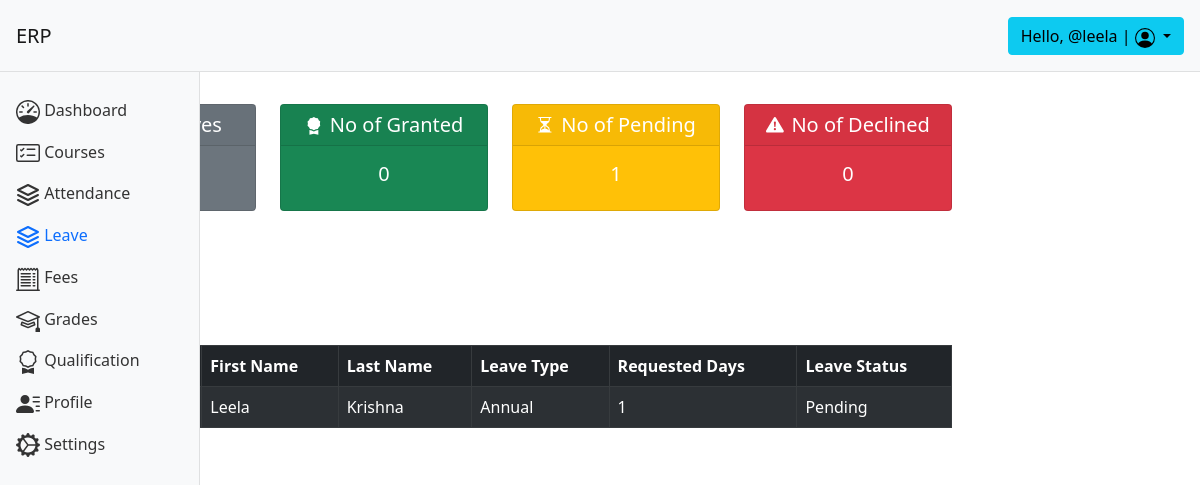
/user/leave/ (signed in), run on the app's committed database.
### leave/models.py (models this page shows, shortened)
class Leave(models.Model):
    class LeaveRequestChoices(models.TextChoices):
        Personal_Leave = 'Personal'
        Annual_Leave = 'Annual'
        Military_Leave = 'Military'
        Pregnancy_Disability_Leave = 'PDL'
    class LeaveStatusChoices(models.TextChoices):
        Pending_Status = 'Pending'
        Approved_Status = 'Approved'
        Declined_Status = 'Declined'
        Cancelled_Status = 'Cancelled'
    e_id = models.ForeignKey(Lecturer, on_delete=models.CASCADE)
    first_name = models.CharField(max_length=200)
    last_name = models.CharField(max_length=200)
    leave_type = models.CharField(max_length=10, choices=LeaveRequestChoices.choices)
    start_date = models.DateField(help_text='Leave begin date')
    end_date = models.DateField(help_text='Leave end date')
    requested_days = models.PositiveIntegerField(default=0, help_text='Total no of leave days requested')
    leave_Status = models.CharField(max_length=10, choices=LeaveStatusChoices.choices,default=LeaveStatusChoices.Pending_Status)
    reason = models.CharField(max_length=500, null=True)

### base/decorators.py (the view)
		def wrapper_func(request, *args, **kwargs):
			group = None
			if request.user.groups.exists():
				group = request.user.groups.all()[0].name
			if group in roles:
				return view_func(request, *args, **kwargs)
			else:
				return HttpResponse('You are not authorized to view this page')

### base/models.py (called while the page is built)
    def __str__(self):
        return self.first_name+' '+self.last_name

### base/templatetags/base_extras.py (called while the page is built)
@register.filter(name='has_group')
def has_group(user, group_name):
    group = Group.objects.get(name=group_name)
    return True if group in user.groups.all() else False

### base/templates/base/leave.html (shortened to what this page needs)
{% extends 'base/home.html' %}
{% load bootstrap3 %}
{% block content %}
<div>
    <div class="container">
        <div class="row mb-5">
            <div class="col-sm">
                <div class="card bg-secondary text-white mt-2">
                    <h5 class="card-header" style="text-align:center;">
                    </h5>
                    <div class="card-body" style="text-align:center;">
                        <h5 class="card-title">{{total_leaves}}</h5>
                    </div>
                </div>
            </div>
            <div class="col-sm">
                <div class="card bg-success text-white mt-2">
                    <h5 class="card-header" style="text-align:center;">
                         No of Granted
                    </h5>
                    <div class="card-body" style="text-align:center;">
                        <h5 class="card-title">{{no_of_leaves_granted}}</h5>
                    </div>
                </div>
            </div>
            <div class="col-sm">
                <div class="card bg-warning text-white mt-2">
                    <h5 class="card-header" style="text-align:center;">
                         No of Pending
                    </h5>
                    <div class="card-body" style="text-align:center;">
                        <h5 class="card-title">{{no_of_leaves_pending}}</h5>
                    </div>
                </div>
            </div>
            <div class="col-sm">
                <div class="card bg-danger text-white mt-2">
                    <h5 class="card-header" style="text-align:center;">
                         No of Declined
                    </h5>
                    <div class="card-body" style="text-align:center;">
                        <h5 class="card-title">{{no_of_leaves_declined}}</h5>
                    </div>
                </div>
            </div>
        </div>
        <div>
            <a class="btn btn-outline-primary mb-5" href="{% url 'apply_leave' %}">Apply Leave</a>
        </div>
        <div class="col">
            <table class="table  table-dark table-striped table-bordered table-hover rounded">
                <thead class="thead-light text-white">
                    <tr>
                        <th scope="col">E_Id</th>
                        <th scope="col">First Name</th>
                        <th scope="col">Last Name</th>
                        <th scope="col">Leave Type</th>
                        <th scope="col">Requested Days</th>
                        <th scope="col">Leave Status</th>
                    </tr>
                </thead>
                <tbody>
                    {% for leave in leaves%}
                    <tr>
                        <td>{{leave.e_id}}</td>
                        <td>{{leave.first_name}}</td>
                        <td>{{leave.last_name}}</td>
                        <td>{{leave.leave_type}}</td>
                        <td>{{leave.requested_days}}</td>
                        <td>{{leave.leave_Status}}</td>
                    </tr>
                    {% endfor %}
                </tbody>
            </table>
        </div>
    </div>
</div>
{% endblock %}

### base/templates/base/home.html (shortened to what this page needs)
<!DOCTYPE html>
<html lang="en">
{% load base_extras.py %}
<head>
    <link rel="stylesheet" href="https://stackpath.bootstrapcdn.com/bootstrap/5.0.0-alpha1/css/bootstrap.min.css"
>
    <link rel="stylesheet" href="https://cdn.jsdelivr.net/chartist.js/latest/chartist.min.css">
</head>
<body>
    <nav class="navbar navbar-light bg-light p-3">
        <div class="d-flex col-12 col-md-3 col-lg-2 mb-2 mb-lg-0 flex-wrap flex-md-nowrap justify-content-between">
            <a class="navbar-brand" href="{% url 'dashboard' %}">
                ERP
            </a>
        </div>
        <div class="col-12 col-md-5 col-lg-8 d-flex align-items-center justify-content-md-end mt-3 mt-md-0">
            <div class="dropdown">
                <button class="btn btn-info dropdown-toggle" type="button" id="dropdownMenuButton"
                    data-toggle="dropdown" aria-expanded="false">
                    Hello, @{{request.user}} |
                </button>
            </div>
        </div>
    </nav>
    <div class="container-fluid">
        <div class="row">
            <nav id="sidebar" class="col-md-3 col-lg-2 d-md-block bg-light sidebar collapse">
                <div class="position-sticky">
                    <ul class="nav flex-column">
                        <li class="nav-item">
                            <a class="nav-link {% if request.path == '/user/dashboard/'%} active {% endif %}"
                                aria-current="page" href="{% url 'dashboard' %}">
                                <span class="ml-2">Dashboard</span>
                            </a>
                        </li>
                        <li class="nav-item">
                            <a class="nav-link {% if request.path == '/user/courses/'%} active {% endif %}"
                                href="{% url 'courses'%}">
                                <span class="ml-2">Courses</span>
                            </a>
                        </li>
                        <li class="nav-item">
                            <a class="nav-link {% if request.path == '/user/attendance/'%} active {% endif %}"
                                href="{% url 'attendance' %}">
                                <span class="ml-2">Attendance</span>
                            </a>
                        </li>
                        {% if not request.user|has_group:"admin" %}
                        <li class="nav-item">
                            <a class="nav-link {% if request.path == '/user/leave/'%} active {% endif %}"
                                href="{% url 'leave' %}">
                                <span class="ml-2">Leave</span>
                            </a>
                        </li>
                        {% endif %}
                        <li class="nav-item">
                            <a class="nav-link {% if request.path == '/user/fees/'%} active {% endif %}"
                                href="{% url 'fees' %}">
                                <span class="ml-2">Fees</span>
                            </a>
                        </li>
                        <li class="nav-item">
                            <a class="nav-link {% if request.path == '/user/grades/' %} active {% endif %}"
                                href="{% url 'grades' %}">
                                <span class="ml-2">Grades</span>
                            </a>
                        </li>
                        <li class="nav-item">
                            <a class="nav-link {% if request.path == '/user/qualification/'%} active {% endif %}"
                                href="{% url 'qualification' %}">
                                <span class="ml-2">Qualification</span>
                            </a>
                        </li>
                        <li class="nav-item">
                            <a class="nav-link {% if '/user/profile/' in  request.path %} active {% endif %}"
                                href="{% url 'profile' request.user.id %}">
                                <span class="ml-2">Profile</span>
                            </a>
                        </li>
                        <li class="nav-item">
                            <a class="nav-link {% if request.path == '/user/settings/'%} active {% endif %}"
                                href="{% url 'settings' %}">
                                <span class="ml-2">Settings</span>
                            </a>
                        </li>
                    </ul>
                </div>
            </nav>
            <main class="col-md-9 ml-sm-auto col-lg-10 px-md-4 py-4">
                {% block content %}
                {% endblock %}
            </main>
        </div>
    </div>
</body>
</html>

### base/templates/base/home.html (style rules this page uses)
.sidebar { position: fixed; top: 0; bottom: 0; left: 0; z-index: 100; padding: 90px 0 0; box-shadow: inset -1px 0 0 rgba(0, 0, 0, .1); z-index: 99; }
.navbar { box-shadow: inset 0 -1px 0 rgba(0, 0, 0, .1); }
@media (min-width: 767.98px) { .navbar { top: 0; position: sticky; z-index: 999; } }
.sidebar .nav-link { color: #333; }
.sidebar .nav-link.active { color: #0d6efd; }

### data on the page
Leave: first_name "Leela", last_name "Krishna", leave_type "Annual", requested_days "1", leave_Status "Pending"

### other printed values
{{ request.user }} "leela"
{{ no_of_leaves_granted }} "0"
{{ no_of_leaves_pending }} "1"
{{ no_of_leaves_declined }} "0"
